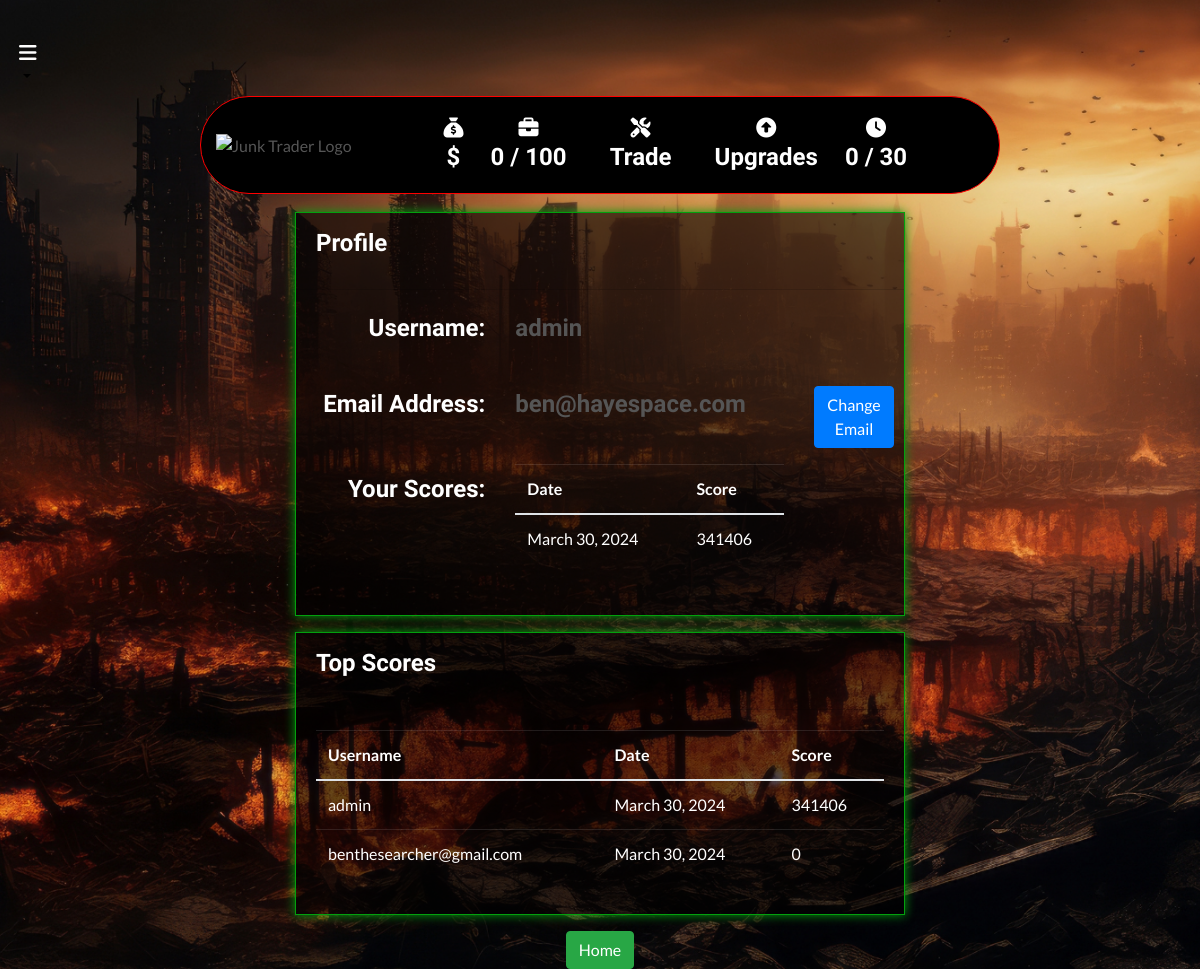
Before: /profile/ (signed in) with the older database file.
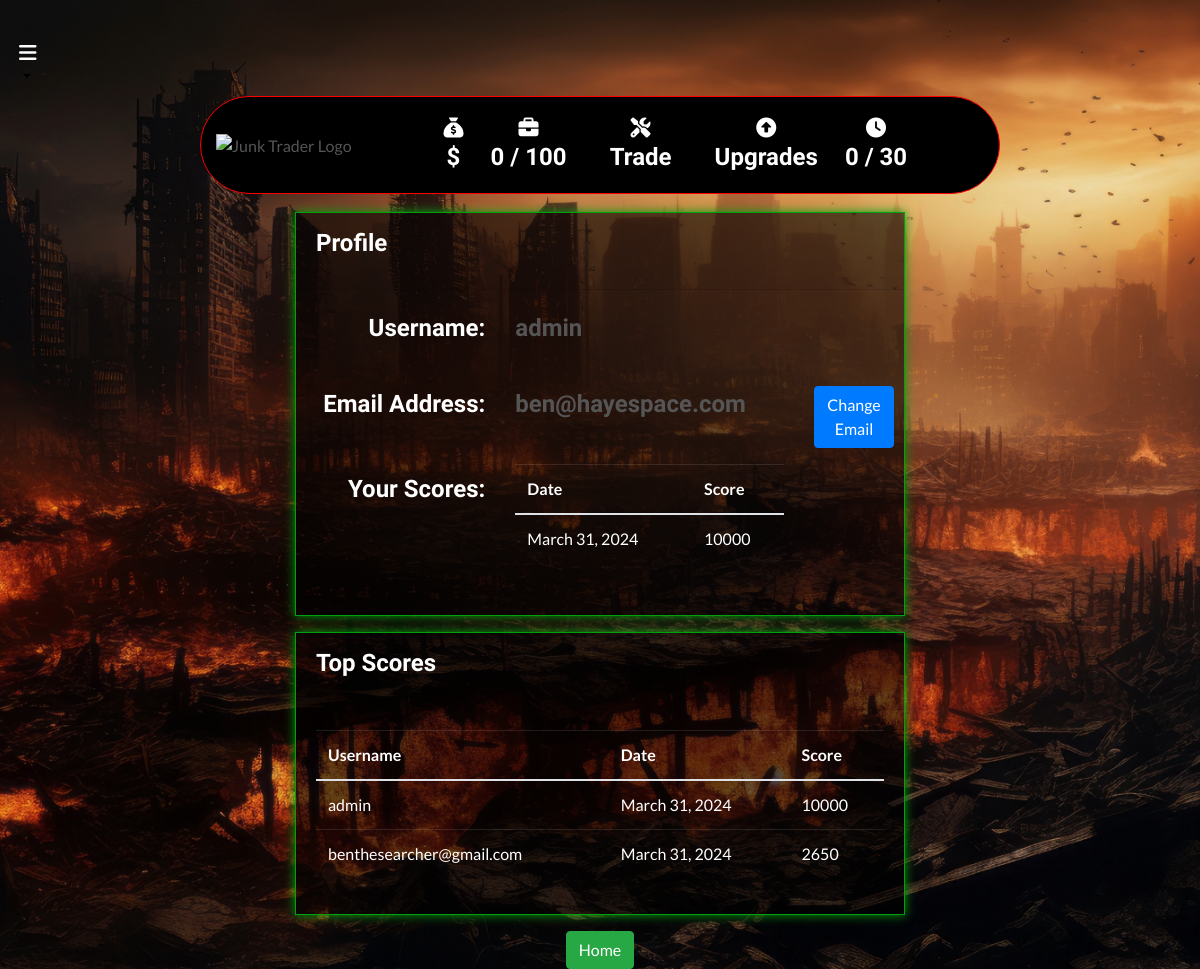
After: the same page with the newer database file.
### profiles/models.py (models this page shows, shortened)
class UserProfile(models.Model):
    user = models.OneToOneField(User, on_delete=models.CASCADE)
    scores = models.IntegerField(default=0)
    date = models.DateField(auto_now_add=True)

### profiles/views.py (the view)
# urls.py: path('profile/', include('profiles.urls')),
def profile(request):
    profile = get_object_or_404(UserProfile, user=request.user)
    user_scores = UserProfile.objects.filter(user=request.user)
    top_scores = UserProfile.objects.all()
    template = 'profiles/profile.html'
    context = {
        'profile': profile,
        'user_scores': user_scores,
        'top_scores': top_scores,
    }
    return render(request, template, context)

### backpack/contexts.py (called while the page is built, shortened)
def backpack_contents(request):
    backpack_items = []
    total = 0
    total_quantity = 0
    collectable_count = 0
    backpack = request.session.get('backpack', {})
    grand_total = total
    context = {
        'backpack_items': backpack_items,
        'total': total,
        'total_quantity': total_quantity,
        'collectable_count': collectable_count,
        'grand_total': grand_total,
    }
    return context

def total_amount(request):
    total_amount = [0]
    return {'total_amount': total_amount}

def days_played(request):
    return {'days_played': request.session.get('days_played', 0)}

### profiles/templates/profiles/profile.html (shortened to what this page needs)
{% extends "base.html" %}
{% load static %}
{% block page_header %}
    <div class="container header-container">
    </div>
{% endblock %}
{% block content %}
<div class="container">
    <div class="row justify-content-center mt-5">
        <div class="col-md-8">
            <div class="box-profile">
                <div class="card-header text-white"><p>Profile</p></div>
                <div class="card-body">
                    <div class="form-group row">
                        <label for="username" class="col-md-4 text-md-right text-white"><p>Username:</p></label>
                        <div class="col-md-6">
                            <p>{{ user.username }}</p>
                        </div>
                    </div>
                    <div class="form-group row">
                        <label for="email" class="col-md-4 text-md-right text-white"><p>Email Address:</p></label>
                        <div class="col-md-6">
                            <p>{{ user.email }}</p>
                        </div>
                        <div class="col-md-2">
                            <a href="{% url 'account_email' %}" class="btn btn-primary">Change Email</a>
                        </div>
                    </div>
                    <div class="form-group row">
                        <label class="col-md-4 col-form-label text-md-right text-white"><p>Your Scores:</p></label>
                        <div class="col-md-6">
                            <table class="table">
                                <thead>
                                    <tr>
                                        <th>Date</th>
                                        <th>Score</th>
                                    </tr>
                                </thead>
                                <tbody>
                                    {% for score_entry in user_scores %}
                                        <tr>
                                            <td>{{ score_entry.date }}</td>
                                            <td>{{ score_entry.scores }}</td>
                                        </tr>
                                    {% endfor %}
                                </tbody>
                            </table>
                        </div>
                    </div>
                </div>
            </div>
                <div class="box-profile mt-3">
                    <div class="card-header text-white"><p>Top Scores</p></div>
                    <div class="card-body">
                        <table class="table">
                            <thead>
                                <tr>
                                    <th>Username</th>
                                    <th>Date</th>
                                    <th>Score</th>
                                </tr>
                            </thead>
                            <tbody>
                                {% for top_score in top_scores %}
                                    <tr>
                                        <td>{{ top_score.user.username }}</td>
                                        <td>{{ top_score.date }}</td>
                                        <td>{{ top_score.scores }}</td>
                                    </tr>
                                {% endfor %}
                            </tbody>
                        </table>
                    </div>
                </div>
        </div>
    </div>
    <div class="row justify-content-center mt-3">
        <div class="col-md-8">
            <div class="text-center">
                <a href="{% url 'home' %}" class="btn btn-success">Home</a>
            </div>
        </div>
    </div>
</div>
{% endblock %}

Changed rows visible on the page:
changed UserProfile "admin": date "March 30, 2024" → "March 31, 2024"; scores "341406" → "10000"
changed UserProfile "benthesearcher@gmail.com": date "March 30, 2024" → "March 31, 2024"; scores "0" → "2650"
